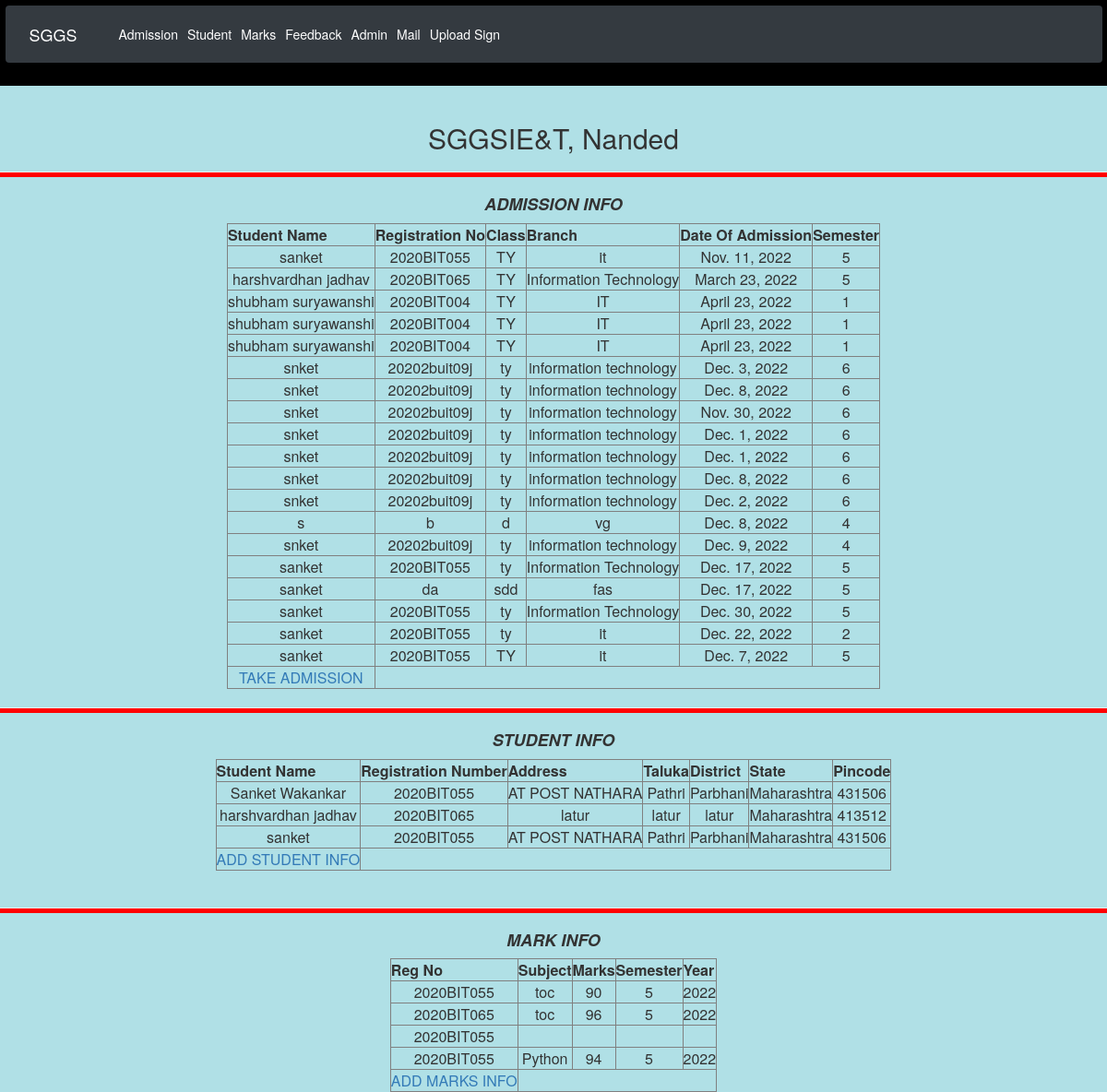
The page /feedback/ on the database its author committed.
### newapp/models.py (models this page shows)
class Admission(models.Model):
    regno = models.CharField(max_length = 50)
    sname = models.CharField(max_length = 100)
    classes = models.CharField(max_length = 30)
    branch = models.CharField(max_length = 30)
    doa = models.DateField(auto_now=False, auto_now_add=False)
    semester =  models.PositiveIntegerField()
    def __str__(self):
        return '%s' % (self.regno)

class Student(models.Model):
    sname = models.CharField(max_length = 70)
    regno = models.ForeignKey(Admission,related_name='regno_Student_set', on_delete=models.CASCADE)
    address = models.CharField(max_length = 100)
    taluka = models.CharField(max_length = 30)
    district = models.CharField(max_length = 30)
    state = models.CharField(max_length = 30)
    pincode = models.PositiveIntegerField()

class Marks(models.Model):
    regno =  models.ForeignKey(Admission,related_name='mregno_Student_set', on_delete=models.CASCADE)
    subject = models.CharField(max_length = 50)
    mark = models.CharField(max_length = 50)
    semester = models.CharField(max_length = 50)
    year = models.CharField(max_length = 10)

### newapp/views.py (the view)
# urls.py: path('feedback/',views.feedback),
def feedback(request):
    adm = Student.objects.all()
    m = Marks.objects.all()
    a = Admission.objects.all()
    return render(request,"feedback.html",{'data': adm,
                                           'mdata': m,
                                           'adata': a
                                           })

### templates/feedback.html (shortened to what this page needs)
<htmp <DOCTYPE!>
    <html>
        <head>
            {% include "index.html" %}
            <link rel="stylesheet" href="https://maxcdn.bootstrapcdn.com/bootstrap/3.3.7/css/bootstrap.min.css">
        </head>
        <body>
            <h2> <center>SGGSIE&T, Nanded</h2></center>
    <div>
        <table border=1  color="red" align="center" >
        <hr color="green">
        <h4> <center> <b><i>ADMISSION INFO </i></b></center> </h4>
               <table border=1  color="red" align="center" >
          <tr>
        <th>Student Name </th>
        <th> Registration No </th>
        <th> Class </th>
        <th> Branch </th>
        <th> Date Of Admission </th>
        <th> Semester </th>
          </tr>
        {% for aentry in adata %}
        <tr>
  <td align="center"> {{ aentry.sname }} </td>
  <td align="center"> {{ aentry.regno }} </td>
  <td align="center"> {{ aentry.classes }} </td>
  <td align="center"> {{ aentry.branch }} </td>
  <td align="center"> {{ aentry.doa}} </td>
  <td align="center"> {{ aentry.semester }} </td>
        </tr>
        {% endfor %}
   <td align="center">
      <a href = {% url 'adm' %}>TAKE ADMISSION </a>
    </td>
    </table>
    </div>
            <div>
              <hr color="green">
              <h4> <center> <b><i>STUDENT INFO </i></b></center> </h4>
                     <table border=1  color="red" align="center" >
                    <tr>
              <th> Student Name </th>
              <th> Registration Number </th>
              <th> Address </th>
              <th> Taluka </th>
              <th> District </th>
              <th> State </th>
              <th> Pincode </th>
                     </tr>
                    {% for entry in data %}
                    <tr>
              <td align="center"> {{ entry.sname }} </td>
              <td align="center"> {{ entry.regno }} </td>
              <td align="center"> {{ entry.address }} </td>
              <td align="center"> {{ entry.taluka }} </td>
              <td align="center"> {{ entry.district }} </td>
              <td align="center"> {{ entry.state }} </td>
              <td align="center"> {{ entry.pincode }} </td>
                 </tr>
                {% endfor %}
                <td align="center">
                  <a href = {% url 'stu' %}>ADD STUDENT INFO </a>
                </td>
                </table>
                </div>
                <br>
            <div>
                <table border=1  color="red" align="center" >
                <hr color="green">
                <h4> <center> <b><i>MARK INFO </i></b></center> </h4>
                       <table border=1  color="red" align="center" >
                  <tr>
                <th> Reg No </th>
                <th> Subject </th>
                <th> Marks </th>
                <th> Semester </th>
                <th> Year </th>
                  </tr>
                {% for mentry in mdata %}
                <tr>
          <td align="center"> {{ mentry.regno }} </td>
          <td align="center"> {{ mentry.subject }} </td>
          <td align="center"> {{ mentry.mark }} </td>
          <td align="center"> {{ mentry.semester }} </td>
          <td align="center"> {{ mentry.year }} </td>
                </tr>
                {% endfor %}
          <td align="center">
                <a href = {% url 'mar' %}>ADD MARKS INFO </a>
          </td>
          </table>
          </div>
        </body>
    </html>

### templates/index.html (shortened to what this page needs)
<HTML DOCTYPE!>
<html lang="en">
  <head>
    <link rel="stylesheet" href="https://cdn.jsdelivr.net/npm/bootstrap@4.0.0/dist/css/bootstrap.min.css">
  </head>
  <body>
    <div class="black">
    <nav class="navbar navbar-expand-lg navbar-dark bg-dark">
        <a class="navbar-brand" href="/">SGGS</a>
        <div class="collapse navbar-collapse" id="navbarNav">
          <ul class="navbar-nav">
            <li class="nav-item active">
              <a class="nav-link" href="/admission">Admission <span class="sr-only">(current)</span></a>
            </li>
            <li class="nav-item active">
                <a class="nav-link" href="/student">Student <span class="sr-only">(current)</span></a>
              </li>
              <li class="nav-item active">
                <a class="nav-link" href="/marks">Marks <span class="sr-only">(current)</span></a>
              </li>
              <li class="nav-item active">
                <a class="nav-link" href="/feedback">Feedback <span class="sr-only">(current)</span></a>
              </li>
              <li class="nav-item active">
                <a class="nav-link" href="/admin">Admin <span class="sr-only">(current)</span></a>
              </li>
              <li class="nav-item active">
                <a class="nav-link" href="/sendEmail">Mail <span class="sr-only">(current)</span></a>
              </li>
              <li class="nav-item active">
                <a class="nav-link" href="/s">Upload Sign <span class="sr-only">(current)</span></a>
              </li>
          </ul>
        </div>
      </nav>
    </div>
    <br>
  </body>
</html>

### templates/index.html (style rules this page uses)
.black { color: white; background-color:black; padding: 5.5px; }

### templates/feedback.html (style rules this page uses)
hr { color: #f00; background-color: #f00; height: 5px; }
body { background-color: powderblue; }

### rows shown on the page
Admission: sname "sanket", regno "2020BIT055", classes "TY", branch "it", doa "Nov. 11, 2022", semester "5"
Admission: sname "harshvardhan jadhav", regno "2020BIT065", classes "TY", branch "Information Technology", doa "March 23, 2022", semester "5"
Admission: sname "shubham suryawanshi", regno "2020BIT004", classes "TY", branch "IT", doa "April 23, 2022", semester "1"
Admission: sname "shubham suryawanshi", regno "2020BIT004", classes "TY", branch "IT", doa "April 23, 2022", semester "1"
Admission: sname "shubham suryawanshi", regno "2020BIT004", classes "TY", branch "IT", doa "April 23, 2022", semester "1"
Admission: sname "snket", regno "20202buit09j", classes "ty", branch "information technology", doa "Dec. 3, 2022", semester "6"
Admission: sname "snket", regno "20202buit09j", classes "ty", branch "information technology", doa "Dec. 8, 2022", semester "6"
Admission: sname "snket", regno "20202buit09j", classes "ty", branch "information technology", doa "Nov. 30, 2022", semester "6"
Admission: sname "snket", regno "20202buit09j", classes "ty", branch "information technology", doa "Dec. 1, 2022", semester "6"
Admission: sname "snket", regno "20202buit09j", classes "ty", branch "information technology", doa "Dec. 1, 2022", semester "6"
Admission: sname "snket", regno "20202buit09j", classes "ty", branch "information technology", doa "Dec. 8, 2022", semester "6"
Admission: sname "snket", regno "20202buit09j", classes "ty", branch "information technology", doa "Dec. 2, 2022", semester "6"
Admission: sname "s", regno "b", classes "d", branch "vg", doa "Dec. 8, 2022", semester "4"
Admission: sname "snket", regno "20202buit09j", classes "ty", branch "information technology", doa "Dec. 9, 2022", semester "4"
Admission: sname "sanket", regno "2020BIT055", classes "ty", branch "Information Technology", doa "Dec. 17, 2022", semester "5"
Admission: sname "sanket", regno "da", classes "sdd", branch "fas", doa "Dec. 17, 2022", semester "5"
Admission: sname "sanket", regno "2020BIT055", classes "ty", branch "Information Technology", doa "Dec. 30, 2022", semester "5"
Admission: sname "sanket", regno "2020BIT055", classes "ty", branch "it", doa "Dec. 22, 2022", semester "2"
Admission: sname "sanket", regno "2020BIT055", classes "TY", branch "it", doa "Dec. 7, 2022", semester "5"
Student: sname "Sanket Wakankar", regno "2020BIT055", address "AT POST NATHARA", taluka "Pathri", district "Parbhani", state "Maharashtra", pincode "431506"
Student: sname "harshvardhan jadhav", regno "2020BIT065", address "latur", taluka "latur", district "latur", state "Maharashtra", pincode "413512"
Student: sname "sanket", regno "2020BIT055", address "AT POST NATHARA", taluka "Pathri", district "Parbhani", state "Maharashtra", pincode "431506"
Marks: regno "2020BIT055", subject "toc", mark "90", semester "5", year "2022"
Marks: regno "2020BIT065", subject "toc", mark "96", semester "5", year "2022"
Marks: regno "2020BIT055"
Marks: regno "2020BIT055", subject "Python", mark "94", semester "5", year "2022"
